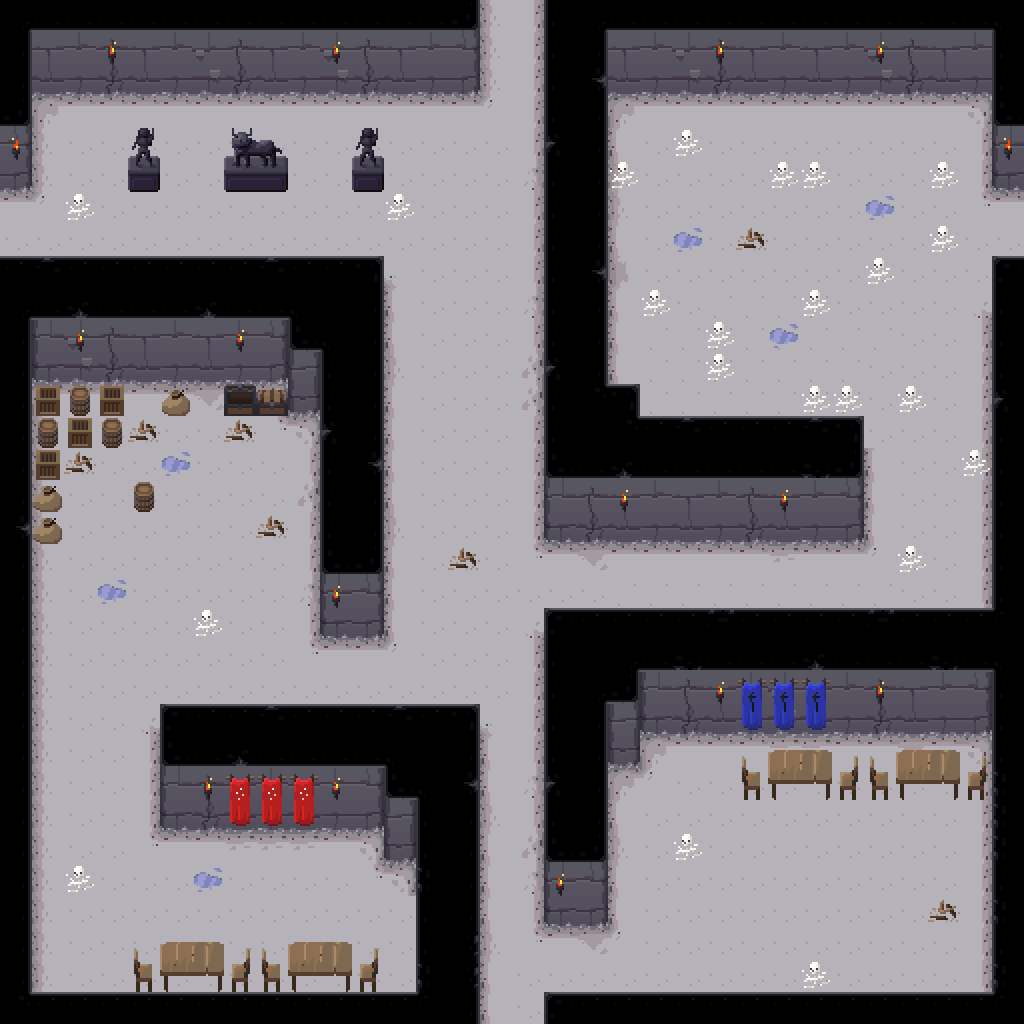

Below is a game level as drawn by its tile map, then a one-line description and the .tmx that defines it (tile-layer data replaced by summaries):
An orthogonal 32x32 tile map with 32x32 px tiles, 4 tile layers (ground, walls, objects, tops) and 55 objects (16x light, 12x monster).

<map version="1.0" orientation="orthogonal" renderorder="right-down" width="32" height="32" tilewidth="32" tileheight="32" nextobjectid="67">
 <tileset firstgid="1" name="dungeon tileset calciumtrice" tilewidth="32" tileheight="32" tilecount="750">
  <image source="../textures/spritesheets/dungeon tileset calciumtrice.png" width="960" height="808" />
 </tileset>
 <layer name="ground" width="32" height="32">
  <data>[1024 cells, 1024 non-empty, 17 distinct tile ids]</data>
 </layer>
 <layer name="walls" width="32" height="32">
  <data>[1024 cells, 150 non-empty, 14 distinct tile ids]</data>
 </layer>
 <layer name="objects" width="32" height="32">
  <data>[1024 cells, 116 non-empty, 28 distinct tile ids]</data>
 </layer>
 <layer name="tops" width="32" height="32">
  <data>[1024 cells, 272 non-empty, 21 distinct tile ids]</data>
 </layer>
 <objectgroup name="colliderWalls">
  <object id="1" x="0" y="0" width="480" height="96" />
  <object id="2" x="544" y="0" width="480" height="96" />
  <object id="3" x="0" y="96" width="32" height="96" />
  <object id="4" x="992" y="96" width="32" height="96" />
  <object id="5" x="0" y="288" width="32" height="736" />
  <object id="6" x="992" y="288" width="32" height="736" />
  <object id="13" x="32" y="288" width="352" height="96" />
  <object id="14" x="320" y="384" width="64" height="256" />
  <object id="15" x="224" y="384" width="96" height="32" />
  <object id="16" x="160" y="384" width="32" height="32" />
  <object id="17" x="32" y="384" width="96" height="64" />
  <object id="18" x="32" y="448" width="32" height="96" />
  <object id="19" x="128" y="480" width="32" height="32" />
  <object id="20" x="160" y="736" width="320" height="96" />
  <object id="21" x="384" y="832" width="96" height="32" />
  <object id="22" x="416" y="864" width="64" height="160" />
  <object id="25" x="128" y="960" width="256" height="32" />
  <object id="26" x="544" y="640" width="64" height="288" />
  <object id="27" x="608" y="640" width="32" height="128" />
  <object id="28" x="640" y="640" width="352" height="96" />
  <object id="32" x="736" y="768" width="256" height="32" />
  <object id="33" x="544" y="448" width="320" height="96" />
  <object id="35" x="544" y="416" width="96" height="32" />
  <object id="36" x="544" y="96" width="64" height="320" />
  <object id="37" x="128" y="160" width="32" height="32" />
  <object id="38" x="224" y="160" width="64" height="32" />
  <object id="40" x="352" y="160" width="32" height="32" />
 </objectgroup>
 <objectgroup name="lights">
  <object id="7" name="light" x="992" y="128" width="32" height="32" />
  <object id="8" name="light" x="0" y="128" width="32" height="32" />
  <object id="41" name="light" x="96" y="32" width="32" height="32" />
  <object id="43" name="light" x="320" y="32" width="32" height="32" />
  <object id="44" name="light" x="64" y="320" width="32" height="32" />
  <object id="45" name="light" x="224" y="320" width="32" height="32" />
  <object id="46" name="light" x="320" y="576" width="32" height="32" />
  <object id="47" name="light" x="192" y="768" width="32" height="32" />
  <object id="48" name="light" x="320" y="768" width="32" height="32" />
  <object id="49" name="light" x="544" y="864" width="32" height="32" />
  <object id="50" name="light" x="704" y="672" width="32" height="32" />
  <object id="51" name="light" x="864" y="672" width="32" height="32" />
  <object id="52" name="light" x="608" y="480" width="32" height="32" />
  <object id="53" name="light" x="768" y="480" width="32" height="32" />
  <object id="54" name="light" x="704" y="32" width="32" height="32" />
  <object id="55" name="light" x="864" y="32" width="32" height="32" />
 </objectgroup>
 <objectgroup name="mapObjects">
  <object id="10" name="monster" x="434" y="235" width="32" height="32">
   <properties>
    <property name="type" value="skeleton" />
   </properties>
  </object>
  <object id="56" name="monster" x="740" y="175" width="32" height="32">
   <properties>
    <property name="type" value="skeleton" />
   </properties>
  </object>
  <object id="57" name="monster" x="699" y="369" width="32" height="32">
   <properties>
    <property name="type" value="skeleton" />
   </properties>
  </object>
  <object id="58" name="monster" x="806" y="315" width="32" height="32">
   <properties>
    <property name="type" value="skeleton" />
   </properties>
  </object>
  <object id="59" name="monster" x="856" y="148" width="32" height="32">
   <properties>
    <property name="type" value="skeleton" />
   </properties>
  </object>
  <object id="60" name="monster" x="917" y="306" width="32" height="32">
   <properties>
    <property name="type" value="skeleton" />
   </properties>
  </object>
  <object id="61" name="monster" x="640" y="165" width="32" height="32">
   <properties>
    <property name="type" value="zombie" />
   </properties>
  </object>
  <object id="62" name="monster" x="700" y="255" width="32" height="32">
   <properties>
    <property name="type" value="zombie" />
   </properties>
  </object>
  <object id="63" name="monster" x="844" y="218" width="32" height="32">
   <properties>
    <property name="type" value="zombie" />
   </properties>
  </object>
  <object id="64" name="monster" x="903" y="433" width="32" height="32">
   <properties>
    <property name="type" value="zombie" />
   </properties>
  </object>
  <object id="65" name="monster" x="766" y="891" width="32" height="32">
   <properties>
    <property name="type" value="zombie" />
   </properties>
  </object>
  <object id="66" name="monster" x="83" y="852" width="32" height="32">
   <properties>
    <property name="type" value="zombie" />
   </properties>
  </object>
 </objectgroup>
</map>
